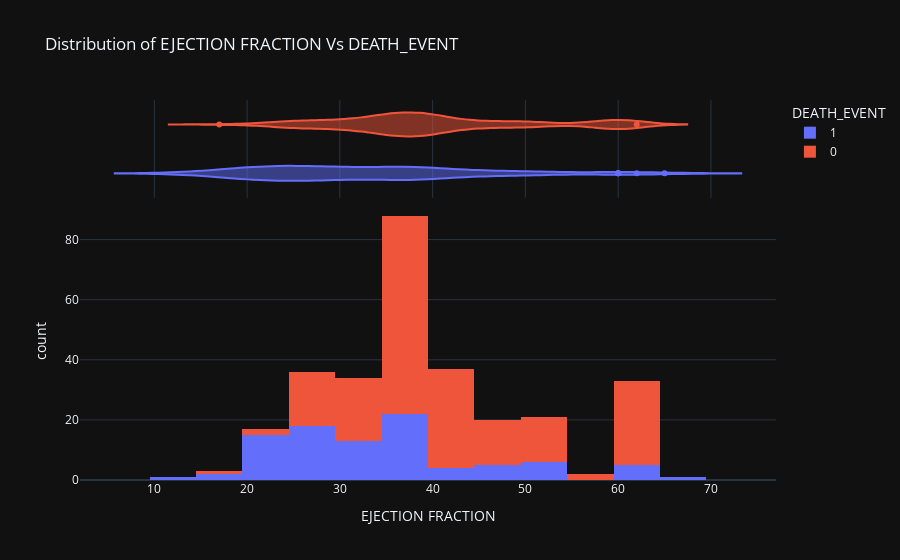

Notebook code for this chart:
### Code cell
# Now lets categorize the above histogram by DEATH_EVENT vs Ejection_fraction

import plotly.express as px
fig = px.histogram(dataset, x="ejection_fraction", color="DEATH_EVENT", marginal="violin", hover_data=dataset.columns,
                   title ="Distribution of EJECTION FRACTION Vs DEATH_EVENT", 
                   labels={"ejection_fraction": "EJECTION FRACTION"},
                   template="plotly_dark",
                   )
fig.show()

### Figure 1 — Plotly figure (JSON) as saved in the notebook; plotly's stock layout.template omitted (floating-point values rounded to 4 significant figures; data arrays with more than 128 entries replaced by an {"elided": "..."} marker saying what was removed)
{"data": [{"alignmentgroup": "True", "bingroup": "x", "hovertemplate": "DEATH_EVENT=1<br>EJECTION FRACTION=%{x}<br>count=%{y}<extra></extra>", "legendgroup": "1", "marker": {"color": "#636efa"}, "name": "1", "offsetgroup": "1", "orientation": "v", "showlegend": true, "type": "histogram", "x": [20, 38, 20, 20, 40, 15, 60, 65, 35, 38, 25, 30, 38, 50, 38, 14, 25, 30, 35, 30, 38, 40, 45, 38, 30, 38, 45, 35, 50, 35, 50, 50, 38, 20, 30, 45, 60, 38, 25, 38, 20, 30, 25, 20, 62, 50, 38, 30, 20, 20, 25, 40, 35, 20, 15, 25, 25, 25, 35, 20, 20, 25, 25, 25, 30, 60, 60, 38, 40, 38, 25, 30, 45, 35, 30, 38, 20, 25, 25, 38, 25, 30, 50, 25, 20, 45, 30, 20, 30, 25, 25, 20], "xaxis": "x", "yaxis": "y"}, {"alignmentgroup": "True", "customdata": {"elided": "92x12 float values"}, "hovertemplate": "DEATH_EVENT=%{customdata[11]}<br>EJECTION FRACTION=%{x}<br>age=%{customdata[0]}<br>anaemia=%{customdata[1]}<br>creatinine_phosphokinase=%{customdata[2]}<br>diabetes=%{customdata[3]}<br>high_blood_pressure=%{customdata[4]}<br>platelets=%{customdata[5]}<br>serum_creatinine=%{customdata[6]}<br>serum_sodium=%{customdata[7]}<br>sex=%{customdata[8]}<br>smoking=%{customdata[9]}<br>time=%{customdata[10]}<extra></extra>", "legendgroup": "1", "marker": {"color": "#636efa"}, "name": "1", "offsetgroup": "1", "scalegroup": "x", "showlegend": false, "type": "violin", "x": [20, 38, 20, 20, 40, 15, 60, 65, 35, 38, 25, 30, 38, 50, 38, 14, 25, 30, 35, 30, 38, 40, 45, 38, 30, 38, 45, 35, 50, 35, 50, 50, 38, 20, 30, 45, 60, 38, 25, 38, 20, 30, 25, 20, 62, 50, 38, 30, 20, 20, 25, 40, 35, 20, 15, 25, 25, 25, 35, 20, 20, 25, 25, 25, 30, 60, 60, 38, 40, 38, 25, 30, 45, 35, 30, 38, 20, 25, 25, 38, 25, 30, 50, 25, 20, 45, 30, 20, 30, 25, 25, 20], "xaxis": "x2", "yaxis": "y2"}, {"alignmentgroup": "True", "bingroup": "x", "hovertemplate": "DEATH_EVENT=0<br>EJECTION FRACTION=%{x}<br>count=%{y}<extra></extra>", "legendgroup": "0", "marker": {"color": "#EF553B"}, "name": "0", "offsetgroup": "0", "orientation": "v", "showlegend": true, "type": "histogram", "x": {"elided": "201 int values"}, "xaxis": "x", "yaxis": "y"}, {"alignmentgroup": "True", "customdata": {"elided": "201x12 float values"}, "hovertemplate": "DEATH_EVENT=%{customdata[11]}<br>EJECTION FRACTION=%{x}<br>age=%{customdata[0]}<br>anaemia=%{customdata[1]}<br>creatinine_phosphokinase=%{customdata[2]}<br>diabetes=%{customdata[3]}<br>high_blood_pressure=%{customdata[4]}<br>platelets=%{customdata[5]}<br>serum_creatinine=%{customdata[6]}<br>serum_sodium=%{customdata[7]}<br>sex=%{customdata[8]}<br>smoking=%{customdata[9]}<br>time=%{customdata[10]}<extra></extra>", "legendgroup": "0", "marker": {"color": "#EF553B"}, "name": "0", "offsetgroup": "0", "scalegroup": "x", "showlegend": false, "type": "violin", "x": {"elided": "201 int values"}, "xaxis": "x2", "yaxis": "y2"}], "layout": {"barmode": "relative", "legend": {"title": {"text": "DEATH_EVENT"}, "tracegroupgap": 0}, "title": {"text": "Distribution of EJECTION FRACTION Vs DEATH_EVENT"}, "xaxis": {"anchor": "y", "domain": [0, 1], "title": {"text": "EJECTION FRACTION"}}, "xaxis2": {"anchor": "y2", "domain": [0, 1], "matches": "x", "showgrid": true, "showticklabels": false}, "yaxis": {"anchor": "x", "domain": [0, 0.7326], "title": {"text": "count"}}, "yaxis2": {"anchor": "x2", "domain": [0.7426, 1], "matches": "y2", "showgrid": false, "showline": false, "showticklabels": false, "ticks": ""}}}
